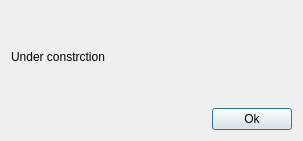
<?xml version="1.0" encoding="UTF-8"?>
<ui version="4.0">
 <class>AboutDialog</class>
 <widget class="QDialog" name="AboutDialog">
  <property name="geometry">
   <rect>
    <x>0</x>
    <y>0</y>
    <width>303</width>
    <height>141</height>
   </rect>
  </property>
  <property name="windowTitle">
   <string>About</string>
  </property>
  <layout class="QVBoxLayout" name="verticalLayout">
   <item>
    <widget class="QLabel" name="aboutLabel">
     <property name="text">
      <string>Under constrction</string>
     </property>
    </widget>
   </item>
   <item>
    <layout class="QHBoxLayout" name="horizontalLayout">
     <item>
      <spacer name="horizontalSpacer">
       <property name="orientation">
        <enum>Qt::Horizontal</enum>
       </property>
       <property name="sizeHint" stdset="0">
        <size>
         <width>40</width>
         <height>20</height>
        </size>
       </property>
      </spacer>
     </item>
     <item>
      <widget class="QPushButton" name="okButton">
       <property name="text">
        <string>Ok</string>
       </property>
      </widget>
     </item>
    </layout>
   </item>
  </layout>
 </widget>
 <resources/>
 <connections>
  <connection>
   <sender>okButton</sender>
   <signal>clicked()</signal>
   <receiver>AboutDialog</receiver>
   <slot>close()</slot>
   <hints>
    <hint type="sourcelabel">
     <x>244</x>
     <y>101</y>
    </hint>
    <hint type="destinationlabel">
     <x>151</x>
     <y>70</y>
    </hint>
   </hints>
  </connection>
 </connections>
</ui>
